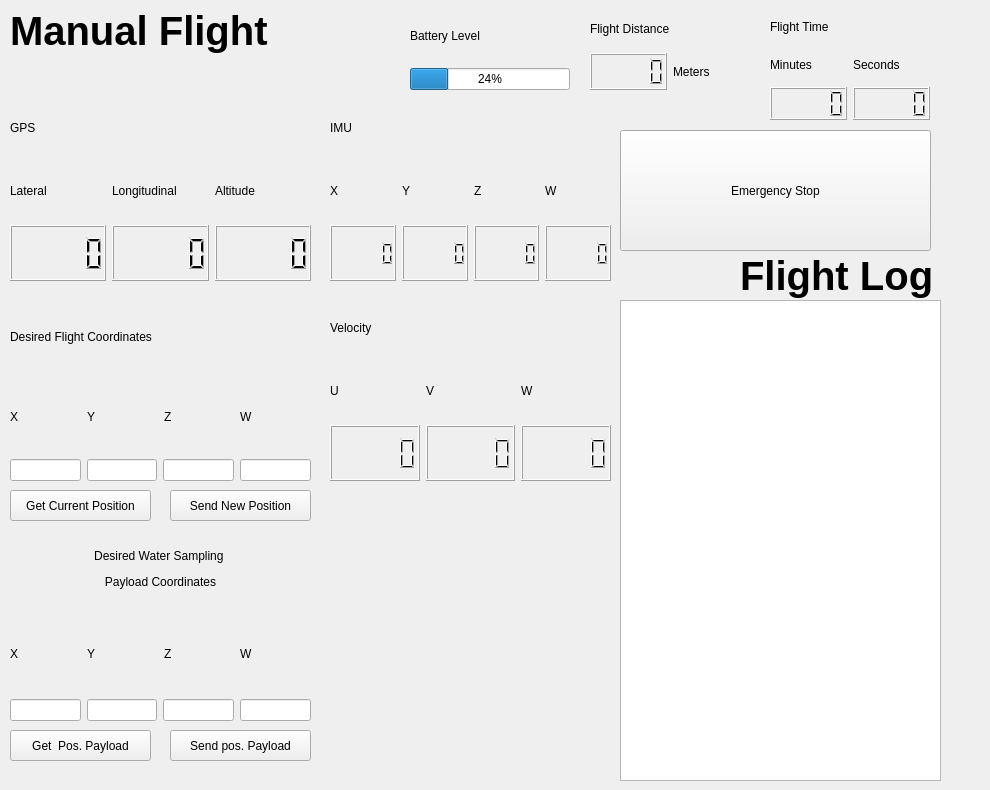
  <widget class="QWidget" name="ManualFlightManagment_Tab">
   <attribute name="title">
    <string>Manual Flight</string>
   </attribute>
   <widget class="QLabel" name="ManualFlightTitle">
    <property name="geometry">
     <rect>
      <x>10</x>
      <y>0</y>
      <width>321</width>
      <height>61</height>
     </rect>
    </property>
    <property name="font">
     <font>
      <pointsize>30</pointsize>
      <weight>75</weight>
      <bold>true</bold>
     </font>
    </property>
    <property name="text">
     <string>Manual Flight</string>
    </property>
   </widget>
   <widget class="QWidget" name="verticalLayoutWidget_8">
    <property name="geometry">
     <rect>
      <x>770</x>
      <y>10</y>
      <width>160</width>
      <height>110</height>
     </rect>
    </property>
    <layout class="QVBoxLayout" name="FlightTimeVLayout_4">
     <item>
      <widget class="QLabel" name="FlightTimeLabel_4">
       <property name="text">
        <string>Flight Time</string>
       </property>
      </widget>
     </item>
     <item>
      <layout class="QHBoxLayout" name="FlightTimeHLabel_4">
       <item>
        <widget class="QLabel" name="Min_Label_4">
         <property name="text">
          <string>Minutes</string>
         </property>
        </widget>
       </item>
       <item>
        <widget class="QLabel" name="Sec_Label_4">
         <property name="text">
          <string>Seconds</string>
         </property>
        </widget>
       </item>
      </layout>
     </item>
     <item>
      <layout class="QHBoxLayout" name="FlightTime_DISP_4">
       <item>
        <widget class="QLCDNumber" name="Min_DISP_4"/>
       </item>
       <item>
        <widget class="QLCDNumber" name="Sec_DISP_4"/>
       </item>
      </layout>
     </item>
    </layout>
   </widget>
   <widget class="QWidget" name="verticalLayoutWidget_9">
    <property name="geometry">
     <rect>
      <x>10</x>
      <y>100</y>
      <width>301</width>
      <height>181</height>
     </rect>
    </property>
    <layout class="QVBoxLayout" name="GPSDataLayout_2">
     <item>
      <widget class="QLabel" name="GPSLabel_4">
       <property name="text">
        <string>GPS</string>
       </property>
      </widget>
     </item>
     <item>
      <layout class="QHBoxLayout" name="GPSHLayout_4">
       <item>
        <widget class="QLabel" name="LatLabel_4">
         <property name="text">
          <string>Lateral</string>
         </property>
        </widget>
       </item>
       <item>
        <widget class="QLabel" name="LongLabel_4">
         <property name="text">
          <string>Longitudinal</string>
         </property>
        </widget>
       </item>
       <item>
        <widget class="QLabel" name="AltLabel_4">
         <property name="text">
          <string>Altitude</string>
         </property>
        </widget>
       </item>
      </layout>
     </item>
     <item>
      <layout class="QHBoxLayout" name="GPS_DISP_4">
       <item>
        <widget class="QLCDNumber" name="LatGPS_DISP_4"/>
       </item>
       <item>
        <widget class="QLCDNumber" name="LongGPS_DISP_4"/>
       </item>
       <item>
        <widget class="QLCDNumber" name="AltGPS_DISP_4"/>
       </item>
      </layout>
     </item>
    </layout>
   </widget>
   <widget class="QWidget" name="verticalLayoutWidget_10">
    <property name="geometry">
     <rect>
      <x>410</x>
      <y>10</y>
      <width>160</width>
      <height>80</height>
     </rect>
    </property>
    <layout class="QVBoxLayout" name="BatLayout_2">
     <item>
      <widget class="QLabel" name="BatLabel_4">
       <property name="text">
        <string>Battery Level</string>
       </property>
      </widget>
     </item>
     <item>
      <widget class="QProgressBar" name="BatInd_4">
       <property name="value">
        <number>24</number>
       </property>
      </widget>
     </item>
    </layout>
   </widget>
   <widget class="QLabel" name="FlightLogTitle_2">
    <property name="geometry">
     <rect>
      <x>740</x>
      <y>250</y>
      <width>241</width>
      <height>51</height>
     </rect>
    </property>
    <property name="font">
     <font>
      <pointsize>30</pointsize>
      <weight>75</weight>
      <bold>true</bold>
     </font>
    </property>
    <property name="text">
     <string>Flight Log</string>
    </property>
   </widget>
   <widget class="QTextBrowser" name="Logging_2">
    <property name="geometry">
     <rect>
      <x>620</x>
      <y>300</y>
      <width>321</width>
      <height>481</height>
     </rect>
    </property>
   </widget>
   <widget class="QPushButton" name="GetCurrentPositionUAV_2">
    <property name="geometry">
     <rect>
      <x>10</x>
      <y>490</y>
      <width>141</width>
      <height>31</height>
     </rect>
    </property>
    <property name="text">
     <string>Get Current Position</string>
    </property>
   </widget>
   <widget class="QPushButton" name="GetCurrentPositionPayload_2">
    <property name="geometry">
     <rect>
      <x>10</x>
      <y>730</y>
      <width>141</width>
      <height>31</height>
     </rect>
    </property>
    <property name="text">
     <string>Get  Pos. Payload</string>
    </property>
   </widget>
   <widget class="QPushButton" name="SendPositionPayload_2">
    <property name="geometry">
     <rect>
      <x>170</x>
      <y>730</y>
      <width>141</width>
      <height>31</height>
     </rect>
    </property>
    <property name="text">
     <string>Send pos. Payload</string>
    </property>
   </widget>
   <widget class="QWidget" name="verticalLayoutWidget_17">
    <property name="geometry">
     <rect>
      <x>10</x>
      <y>300</y>
      <width>301</width>
      <height>181</height>
     </rect>
    </property>
    <layout class="QVBoxLayout" name="DesiredFlightLayout_2">
     <item>
      <widget class="QLabel" name="DesiredFlightCoordinates_2">
       <property name="text">
        <string>Desired Flight Coordinates</string>
       </property>
      </widget>
     </item>
     <item>
      <layout class="QHBoxLayout" name="FlightHLayout_2">
       <item>
        <widget class="QLabel" name="XLabel1_2">
         <property name="text">
          <string>X</string>
         </property>
        </widget>
       </item>
       <item>
        <widget class="QLabel" name="YLabel1_2">
         <property name="text">
          <string>Y</string>
         </property>
        </widget>
       </item>
       <item>
        <widget class="QLabel" name="ZLabel1_2">
         <property name="text">
          <string>Z</string>
         </property>
        </widget>
       </item>
       <item>
        <widget class="QLabel" name="WLabel1_2">
         <property name="text">
          <string>W</string>
         </property>
        </widget>
       </item>
      </layout>
     </item>
     <item>
      <layout class="QHBoxLayout" name="FlightHLayout1_2">
       <item>
        <widget class="QLineEdit" name="XPositionUAV_2"/>
       </item>
       <item>
        <widget class="QLineEdit" name="YPositionUAV_2"/>
       </item>
       <item>
        <widget class="QLineEdit" name="ZPositionUAV_2"/>
       </item>
       <item>
        <widget class="QLineEdit" name="WPositionUAV_2"/>
       </item>
      </layout>
     </item>
    </layout>
   </widget>
   <widget class="QPushButton" name="SendPositionUAV_2">
    <property name="geometry">
     <rect>
      <x>170</x>
      <y>490</y>
      <width>141</width>
      <height>31</height>
     </rect>
    </property>
    <property name="text">
     <string>Send New Position</string>
    </property>
   </widget>
   <widget class="QWidget" name="verticalLayoutWidget_11">
    <property name="geometry">
     <rect>
      <x>590</x>
      <y>10</y>
      <width>160</width>
      <height>80</height>
     </rect>
    </property>
    <layout class="QVBoxLayout" name="FlightDistVLayout_4">
     <item>
      <widget class="QLabel" name="FlightDistLabel_4">
       <property name="text">
        <string>Flight Distance</string>
       </property>
      </widget>
     </item>
     <item>
      <layout class="QHBoxLayout" name="FlightDistHLayout_4">
       <item>
        <widget class="QLCDNumber" name="Meters_DISP_4"/>
       </item>
       <item>
        <widget class="QLabel" name="Meters_Label_4">
         <property name="text">
          <string>Meters</string>
         </property>
        </widget>
       </item>
      </layout>
     </item>
    </layout>
   </widget>
   <widget class="QWidget" name="verticalLayoutWidget_12">
    <property name="geometry">
     <rect>
      <x>330</x>
      <y>300</y>
      <width>281</width>
      <height>181</height>
     </rect>
    </property>
    <layout class="QVBoxLayout" name="VelVLayout_4">
     <item>
      <widget class="QLabel" name="VelLabel_4">
       <property name="text">
        <string>Velocity</string>
       </property>
      </widget>
     </item>
     <item>
      <layout class="QHBoxLayout" name="VelHLabel_4">
       <item>
        <widget class="QLabel" name="U_VEL_Label_4">
         <property name="text">
          <string>U</string>
         </property>
        </widget>
       </item>
       <item>
        <widget class="QLabel" name="V_VEL_Label_4">
         <property name="text">
          <string>V</string>
         </property>
        </widget>
       </item>
       <item>
        <widget class="QLabel" name="W_VEL_Label_4">
         <property name="text">
          <string>W</string>
         </property>
        </widget>
       </item>
      </layout>
     </item>
     <item>
      <layout class="QHBoxLayout" name="Vel_DISP_4">
       <item>
        <widget class="QLCDNumber" name="U_Vel_DISP_4"/>
       </item>
       <item>
        <widget class="QLCDNumber" name="V_Vel_DISP_4"/>
       </item>
       <item>
        <widget class="QLCDNumber" name="W_Vel_DISP_4"/>
       </item>
      </layout>
     </item>
    </layout>
   </widget>
   <widget class="QPushButton" name="EmergencyStop_2">
    <property name="geometry">
     <rect>
      <x>620</x>
      <y>130</y>
      <width>311</width>
      <height>121</height>
     </rect>
    </property>
    <property name="text">
     <string>Emergency Stop</string>
    </property>
   </widget>
   <widget class="QWidget" name="verticalLayoutWidget_13">
    <property name="geometry">
     <rect>
      <x>330</x>
      <y>100</y>
      <width>281</width>
      <height>181</height>
     </rect>
    </property>
    <layout class="QVBoxLayout" name="IMULayout_2">
     <item>
      <widget class="QLabel" name="IMULabel_4">
       <property name="text">
        <string>IMU</string>
       </property>
      </widget>
     </item>
     <item>
      <layout class="QHBoxLayout" name="IMUHLayout_2">
       <item>
        <widget class="QLabel" name="XLabel0_2">
         <property name="text">
          <string>X</string>
         </property>
        </widget>
       </item>
       <item>
        <widget class="QLabel" name="YLabel0_2">
         <property name="text">
          <string>Y</string>
         </property>
        </widget>
       </item>
       <item>
        <widget class="QLabel" name="ZLabel0_2">
         <property name="text">
          <string>Z</string>
         </property>
        </widget>
       </item>
       <item>
        <widget class="QLabel" name="WLabel0_2">
         <property name="text">
          <string>W</string>
         </property>
        </widget>
       </item>
      </layout>
     </item>
     <item>
      <layout class="QHBoxLayout" name="IMU_DISP_2">
       <item>
        <widget class="QLCDNumber" name="X_DISP_4"/>
       </item>
       <item>
        <widget class="QLCDNumber" name="Y_DISP_4"/>
       </item>
       <item>
        <widget class="QLCDNumber" name="Z_DISP_4"/>
       </item>
       <item>
        <widget class="QLCDNumber" name="W_DISP_4"/>
       </item>
      </layout>
     </item>
    </layout>
   </widget>
   <widget class="QWidget" name="verticalLayoutWidget_18">
    <property name="geometry">
     <rect>
      <x>10</x>
      <y>530</y>
      <width>301</width>
      <height>191</height>
     </rect>
    </property>
    <layout class="QVBoxLayout" name="WaterSamplingLayout_2">
     <item>
      <widget class="QLabel" name="DesiredWaterSamplingPayloadCoordinates_2">
       <property name="text">
        <string>&lt;html&gt;&lt;head/&gt;&lt;body&gt;&lt;p align=&quot;center&quot;&gt;Desired Water Sampling &lt;/p&gt;&lt;p align=&quot;center&quot;&gt;Payload Coordinates&lt;/p&gt;&lt;/body&gt;&lt;/html&gt;</string>
       </property>
      </widget>
     </item>
     <item>
      <layout class="QHBoxLayout" name="WaterHLayout_2">
       <item>
        <widget class="QLabel" name="XLabel2_2">
         <property name="text">
          <string>X</string>
         </property>
        </widget>
       </item>
       <item>
        <widget class="QLabel" name="YLabel2_2">
         <property name="text">
          <string>Y</string>
         </property>
        </widget>
       </item>
       <item>
        <widget class="QLabel" name="ZLabel2_2">
         <property name="text">
          <string>Z</string>
         </property>
        </widget>
       </item>
       <item>
        <widget class="QLabel" name="WLabel2_2">
         <property name="text">
          <string>W</string>
         </property>
        </widget>
       </item>
      </layout>
     </item>
     <item>
      <layout class="QHBoxLayout" name="WaterHLayout1_2">
       <item>
        <widget class="QLineEdit" name="XPositionPayload_2"/>
       </item>
       <item>
        <widget class="QLineEdit" name="YPositionPayload_2"/>
       </item>
       <item>
        <widget class="QLineEdit" name="ZPositionPayload_2"/>
       </item>
       <item>
        <widget class="QLineEdit" name="WPositionPayload_2"/>
       </item>
      </layout>
     </item>
    </layout>
   </widget>
  </widget>
